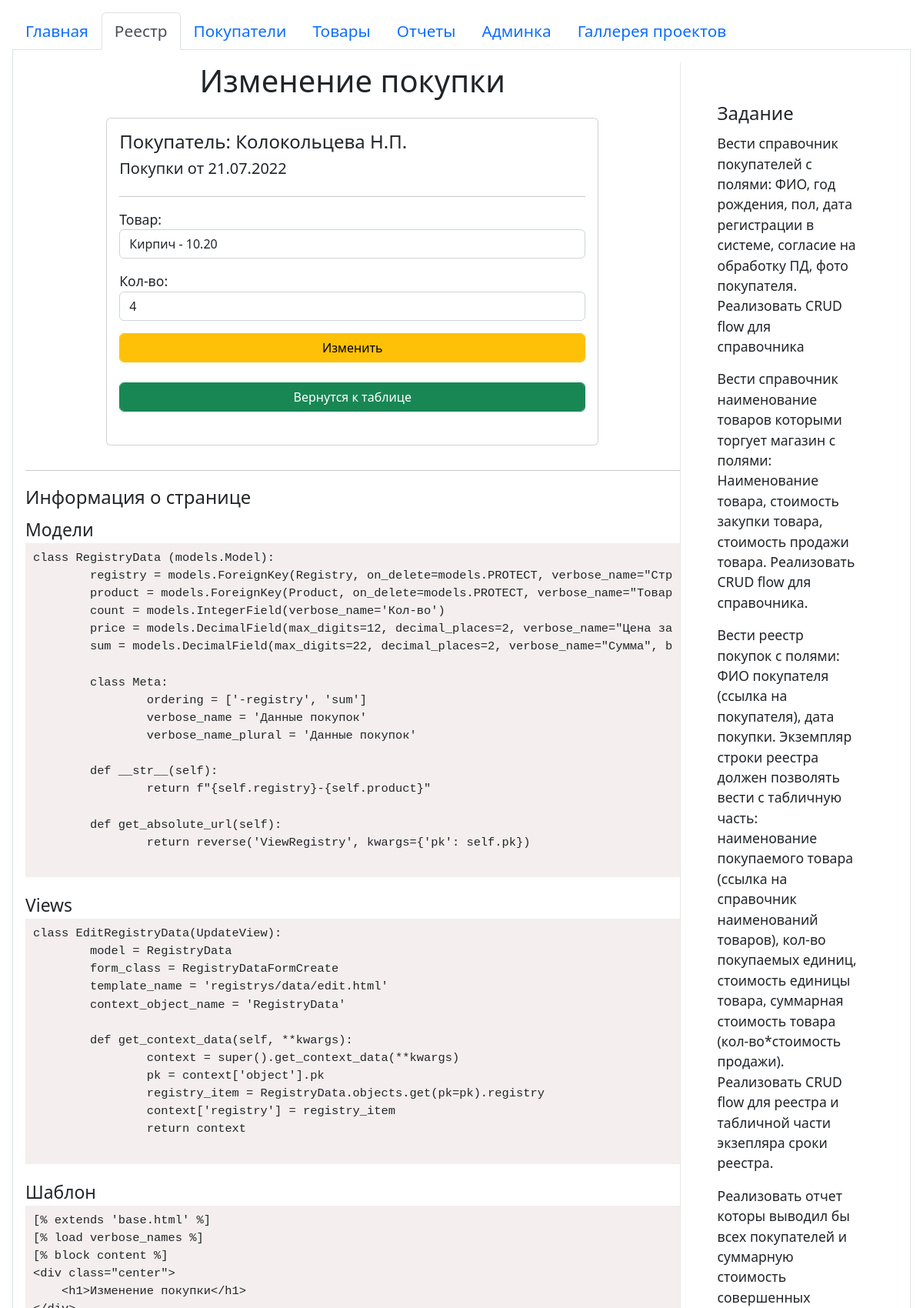
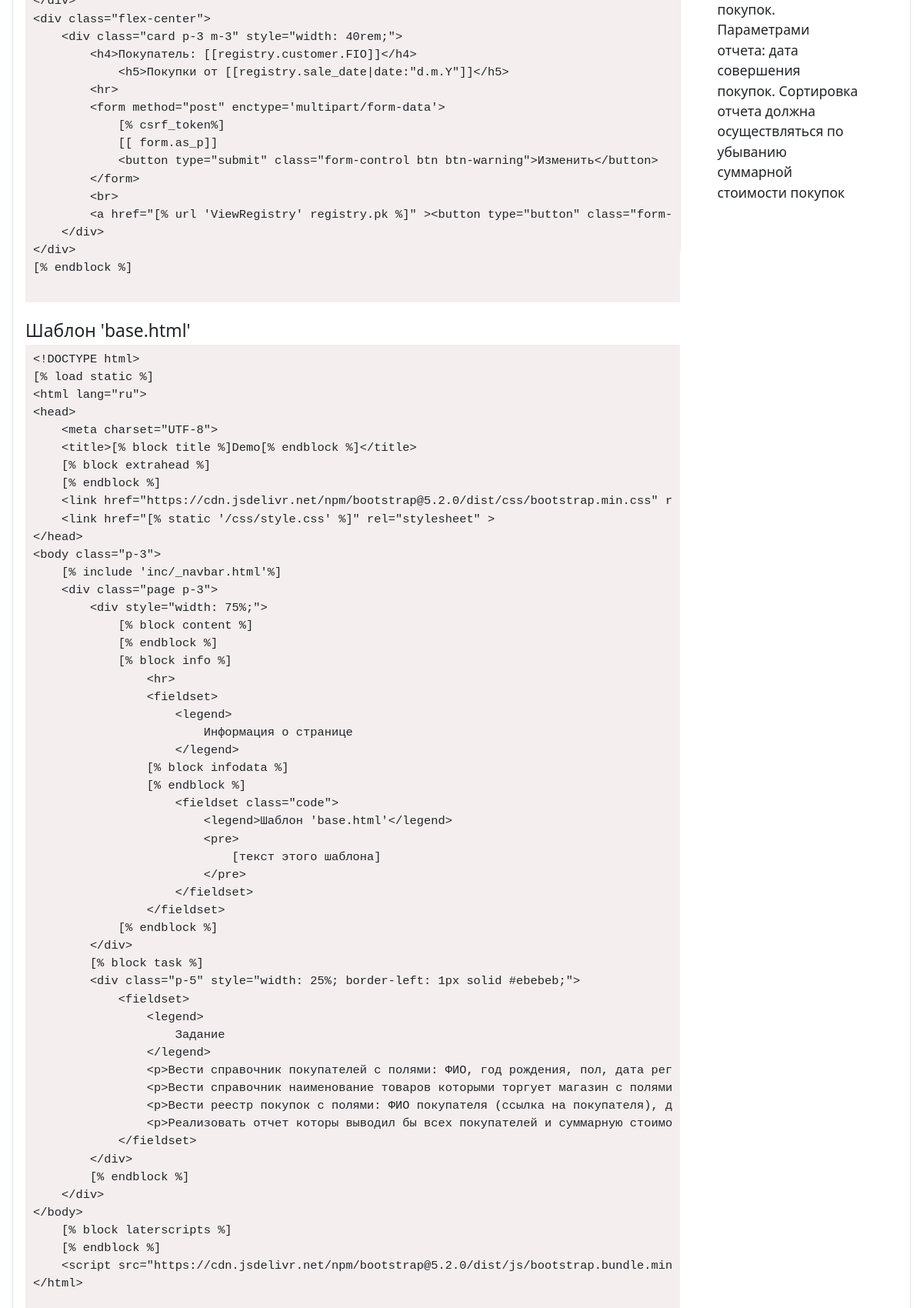
The page /registry/data/edit/21 (upper part) on the database its author committed (2 pictures, top to bottom).
### registrys/models.py (models this page shows, shortened)
class Registry (models.Model):
	customer = models.ForeignKey(Customer, on_delete=models.PROTECT, verbose_name="Покупатель")
	sale_date = models.DateField(verbose_name="Дата продажи")
	class Meta:
		ordering = ['-sale_date', 'customer']
		verbose_name = 'Реестр'
		verbose_name_plural = 'Реестр'

class RegistryData (models.Model):
	registry = models.ForeignKey(Registry, on_delete=models.PROTECT, verbose_name="Строка реестра")
	product = models.ForeignKey(Product, on_delete=models.PROTECT, verbose_name="Товар")
	count = models.IntegerField(verbose_name='Кол-во')
	price = models.DecimalField(max_digits=12, decimal_places=2, verbose_name="Цена за единицу", blank=True, null=True)
	sum = models.DecimalField(max_digits=22, decimal_places=2, verbose_name="Сумма", blank=True, null=True)
	class Meta:
		ordering = ['-registry', 'sum']
		verbose_name = 'Данные покупок'
		verbose_name_plural = 'Данные покупок'

### customers/models.py (models this page shows, shortened)
class Customer (models.Model):
	MAN = 'm'
	WOMAN = 'w'
	NONE = ''
	GENDER_CHOICES = [
		(NONE, ''),
		(MAN, 'мужской'),
		(WOMAN, 'женский')
	]
	FIO = models.CharField(max_length=200, verbose_name="ФИО")
	birthDate = models.DateField(verbose_name='Дата рождения')
	registerDate = models.DateField(auto_now=True, verbose_name='Дата регистрации')
	gender = models.CharField(max_length=1, choices=GENDER_CHOICES, default=None, verbose_name='Пол')
	PDConsent = models.BooleanField(default=False, verbose_name='Согласие на обработку ПД')
	photo = models.ImageField(upload_to='CustomersPhotos/%Y/%m/%d/', verbose_name='Фотография', blank=True)
	class Meta:
		ordering = ['FIO', 'birthDate', 'registerDate']
		verbose_name = 'Покупатель (я)'
		verbose_name_plural = 'Покупатели'

### registrys/views.py (the view)
# urls.py: path('data/edit/<int:pk>', EditRegistryData.as_view(), name='EditRegistryData'),
class EditRegistryData(UpdateView):
	model = RegistryData
	form_class = RegistryDataFormCreate
	template_name = 'registrys/data/edit.html'
	context_object_name = 'RegistryData'
	def get_context_data(self, **kwargs):
		context = super().get_context_data(**kwargs)
		pk = context['object'].pk
		registry_item = RegistryData.objects.get(pk=pk).registry
		context['registry'] = registry_item
		return context

### registrys/forms.py
class RegistryDataFormCreate(forms.ModelForm):
	class Meta:
		model = RegistryData
		fields = ['product', 'count']
		widgets = {
			'product': forms.Select(attrs={'class': 'form-control'}),
			'count': NumberInput(attrs={'class': 'form-control'}),
		}

### products/models.py (called while the page is built)
	def __str__(self):
		return f"{self.name} - {self.sale_price}"

### registrys/templates/registrys/data/edit.html (shortened to what this page needs)
{% extends 'base.html' %}
{% load verbose_names %}
{% block content %}
<div class="center">
    <h1>Изменение покупки</h1>
</div>
<div class="flex-center">
    <div class="card p-3 m-3" style="width: 40rem;">
        <h4>Покупатель: {{registry.customer.FIO}}</h4>
            <h5>Покупки от {{registry.sale_date|date:"d.m.Y"}}</h5>
        <hr>
        <form method="post" enctype='multipart/form-data'>
            {{ form.as_p}}
            <button type="submit" class="form-control btn btn-warning">Изменить</button>
        </form>
        <br>
        <a href="{% url 'ViewRegistry' registry.pk %}" ><button type="button" class="form-control btn btn-success">Вернутся к таблице</button></a><br>
    </div>
</div>
{% endblock %}
{% block infodata %}
    <fieldset class="code">
        <legend>Модели</legend>
        <pre>
class RegistryData (models.Model):
	registry = models.ForeignKey(Registry, on_delete=models.PROTECT, verbose_name="Строка реестра")
	product = models.ForeignKey(Product, on_delete=models.PROTECT, verbose_name="Товар")
	count = models.IntegerField(verbose_name='Кол-во')
	price = models.DecimalField(max_digits=12, decimal_places=2, verbose_name="Цена за единицу", blank=True, null=True)
	sum = models.DecimalField(max_digits=22, decimal_places=2, verbose_name="Сумма", blank=True, null=True)
	class Meta:
		ordering = ['-registry', 'sum']
		verbose_name = 'Данные покупок'
		verbose_name_plural = 'Данные покупок'
	def __str__(self):
		return f"{self.registry}-{self.product}"
	def get_absolute_url(self):
		return reverse('ViewRegistry', kwargs={'pk': self.pk})
        </pre>
    </fieldset>
    <fieldset class="code">
        <legend>Views</legend>
        <pre>
class EditRegistryData(UpdateView):
	model = RegistryData
	form_class = RegistryDataFormCreate
	template_name = 'registrys/data/edit.html'
	context_object_name = 'RegistryData'
	def get_context_data(self, **kwargs):
		context = super().get_context_data(**kwargs)
		pk = context['object'].pk
		registry_item = RegistryData.objects.get(pk=pk).registry
		context['registry'] = registry_item
		return context
        </pre>
    </fieldset>
    <fieldset class="code">
        <legend>Шаблон</legend>
        <pre>
[% extends 'base.html' %]
[% load verbose_names %]
[% block content %]
&lt;div class="center"&gt;
    &lt;h1&gt;Изменение покупки&lt;/h1&gt;
&lt;/div&gt;
&lt;div class="flex-center"&gt;
    &lt;div class="card p-3 m-3" style="width: 40rem;"&gt;
        &lt;h4&gt;Покупатель: [[registry.customer.FIO]]&lt;/h4&gt;
            &lt;h5&gt;Покупки от [[registry.sale_date|date:"d.m.Y"]]&lt;/h5&gt;
        &lt;hr&gt;
        &lt;form method="post" enctype='multipart/form-data'&gt;
            [% csrf_token%]
            [[ form.as_p]]
            &lt;button type="submit" class="form-control btn btn-warning"&gt;Изменить&lt;/button&gt;
        &lt;/form&gt;
        &lt;br&gt;
        &lt;a href="[% url 'ViewRegistry' registry.pk %]" &gt;&lt;button type="button" class="form-control btn btn-success"&gt;Вернутся к таблице&lt;/button&gt;&lt;/a&gt;&lt;br&gt;
    &lt;/div&gt;
&lt;/div&gt;
[% endblock %]
        </pre>
    </fieldset>
{% endblock %}

### purchase/static/css/style.css (style rules this page uses)
html, body { height:100%; }
.center { text-align: center; }
.flex-center { display: flex; justify-content: center; }
fieldset.code { background: #f4eeee; margin-top: 20px; }
fieldset.code legend { background: #fff; font-size: 1.3em; }
fieldset.code pre { margin: 10px; }

### rows shown on the page
Registry: customer.FIO "Колокольцева Н.П.", sale_date "21.07.2022"
RegistryData: product "Кирпич - 10.20", count "4"
